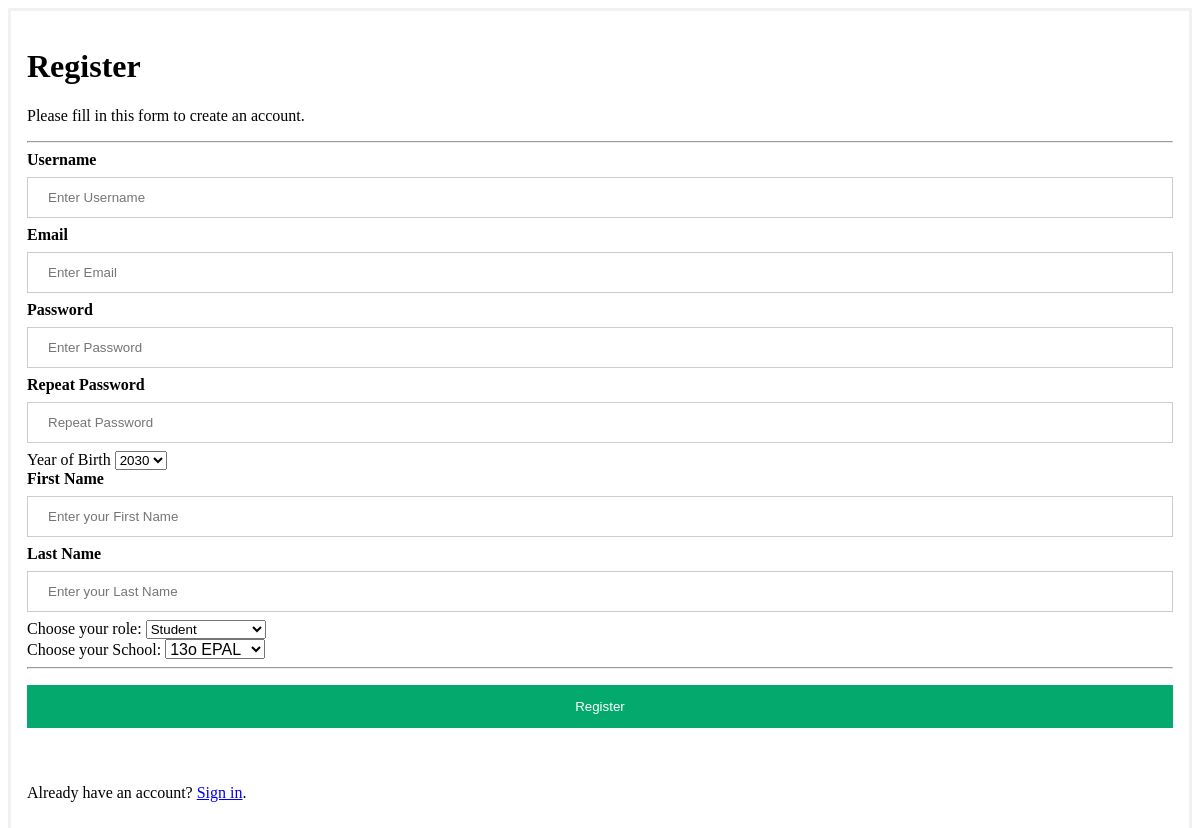
/register.php, run on an earlier commit of the app's database.
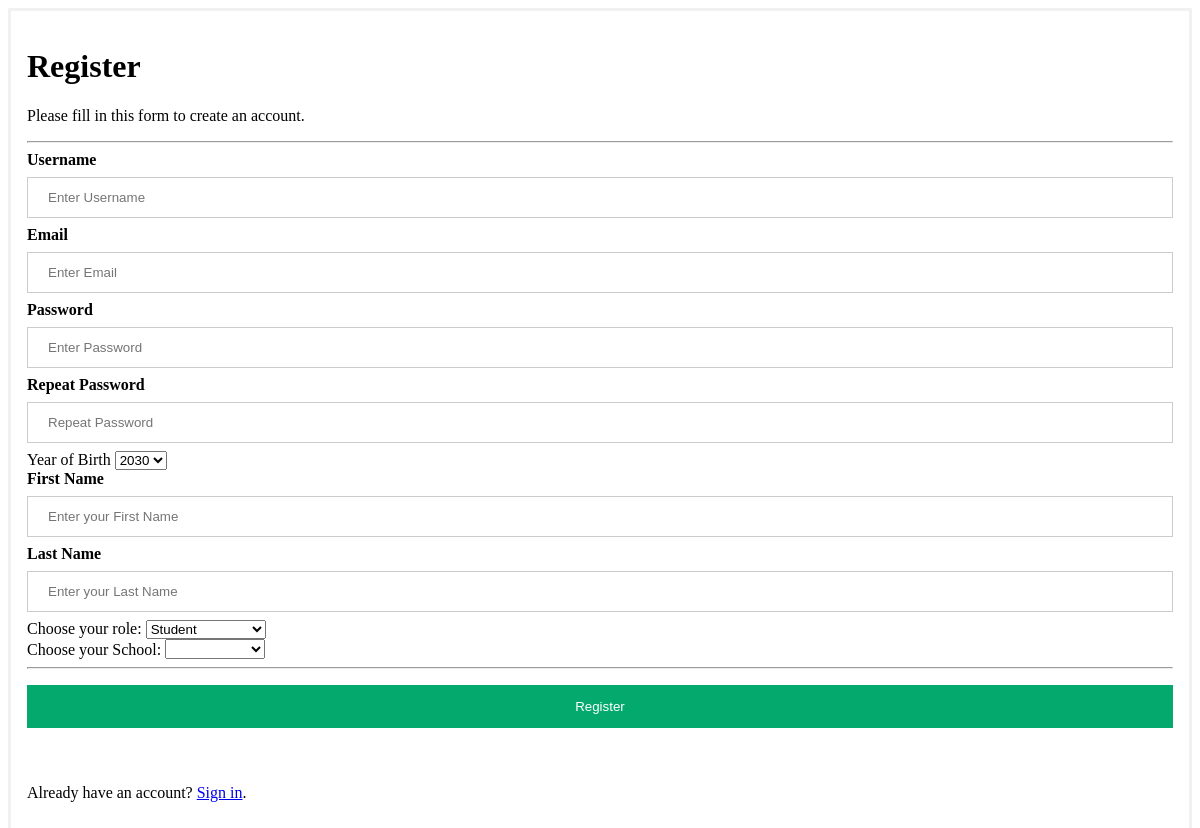
And on a later commit of the database.
### tables this page shows
CREATE TABLE School (
  School_id INT NOT NULL AUTO_INCREMENT,
  School_Name VARCHAR(255) NOT NULL,
  Address VARCHAR(255) NOT NULL,
  City VARCHAR(255) NOT NULL,
  Phone_Number VARCHAR(20) NOT NULL,
  Email VARCHAR(255) NOT NULL,
  Full_Name_of_School_Director VARCHAR(255) NOT NULL,
  times_loaned INT NOT NULL,
  last_update TIMESTAMP NOT NULL DEFAULT CURRENT_TIMESTAMP ON UPDATE CURRENT_TIMESTAMP,
  PRIMARY KEY(School_id)
);

### register.php (the view, shortened to what this page needs)
<!DOCTYPE html>
<html>
    <head>
        <link rel="stylesheet" type="text/css" href="Static/css/login.css">
<form action="registration.php" method="POST">
  <div class="container">
    <h1>Register</h1>
    <p>Please fill in this form to create an account.</p>
    <hr>
    <label for="username"><b>Username</b></label>
    <input type="text" placeholder="Enter Username" name="username" id="username" required>
    <label for="email"><b>Email</b></label>
    <input type="text" placeholder="Enter Email" name="email" id="email" required>
    <label for="password"><b>Password</b></label>
    <input type="text" placeholder="Enter Password" name="password" id="password" required>
    <label for="password-repeat"><b>Repeat Password</b></label>
    <input type="text" placeholder="Repeat Password" name="password-repeat" id="password-repeat" required>
    <label for="yob">Year of Birth</label>
    <select name="yob" id="yob">
          <option value="2030">2030</option>
</select>
<br>
    <label for="First_Name"><b>First Name</b></label>
    <input type="text" placeholder="Enter your First Name" name="First_Name" id="First_Name" required>
    <label for="Last_Name"><b>Last Name</b></label>
    <input type="text" placeholder="Enter your Last Name" name="Last_Name" id="Last_Name" required>
  <?php
    $DATABASE_HOST = 'localhost';
    $DATABASE_USER = 'root';
    $DATABASE_PASS = '';
    $DATABASE_NAME = 'library_system';
    $con = mysqli_connect($DATABASE_HOST, $DATABASE_USER, $DATABASE_PASS, $DATABASE_NAME);
  $query = "SELECT School_Name FROM school";
  $result = mysqli_query($con,$query);
  $names=array();
  while ($row = mysqli_fetch_assoc($result)) {
 $names[]=$row['School_Name'];
}
$options = 'Select';
foreach ($names as $name) {
    $options .= '<option value="' . $name . '">' . $name . '</option>';
}
?>
<label for="role">Choose your role:</label>
<select name="role" id="role">
  <option value="Student">Student</option>
</select>
<br>
<label for="nameSelect">Choose your School:</label>
<select name="nameSelect" style="width: 100px !important; min-width: 50px; max-width: 100px; height: 20px; font-size: 16px;">
    <?php echo $options; ?>
</select>
    <hr>
    <button type="submit" class="register">Register</button>
  </div>
  <div class="container signin">
    <p>Already have an account? <a href="#">Sign in</a>.</p>
  </div>
</form>
<html>

### Static/css/login.css (style rules this page uses)
form { border: 3px solid #f1f1f1; }
input[type=text], input[type=password] { width: 100%; padding: 12px 20px; margin: 8px 0; display: inline-block; border: 1px solid #ccc; box-sizing: border-box; }
button { background-color: #04AA6D; color: white; padding: 14px 20px; margin: 8px 0; border: none; cursor: pointer; width: 100%; }
.container { padding: 16px; }

What changed in the data, as far as the page shows it:
removed school: nameSelect "13o EPAL"
